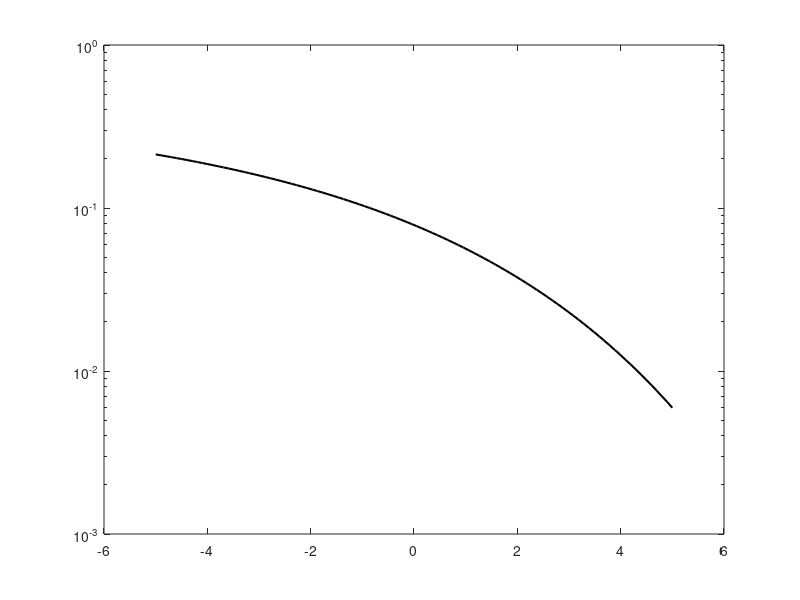

MATLAB code for this plot: (Note: this script raises an error after producing the figure.)
% fig gen
close all; clear all;

rates = ["13","12","23"];
num_bits = ["1","2","3"];

color = ["r", "b", "m"];
marker = ["+", "o", "*"];
ms=7; lw=1.5;

figure
% uncoded reference
snr = linspace(-5,5,100);
ber_theory = qfunc( sqrt( 2*10.^(snr/10) ) );
semilogy(snr,ber_theory,'k', 'MarkerSize', ms, 'LineWidth', lw);
leg = ['Uncoded BPSK'];
hold on
for ii=1:length(rates)
    r = rates(ii);
    k = r{1}(1); n = r{1}(2);
    rr = str2num(k)/str2num(n);
    
    for jj=1:length(num_bits)
        filename = 'vit_r'+rates(ii)+'_b'+num_bits(jj);
        M = load(filename,'-ascii');
        ber_vec = M(1,:);
        snr_vec = M(2,:);
        
        semilogy(snr_vec+rr,ber_vec,'-'+color(ii)+marker(jj),...
            'MarkerSize',ms,'LineWidth',lw);
        
        leg = [leg 'r='+string(k)+'/'+string(n)+', q='+num_bits(jj)];
        hold on
    end
    
    coded_limit = 10*log10((2^rr -1)/rr);
    plot([coded_limit coded_limit], [1e-6 1e-3], '--'+color(ii))
    leg = [leg 'Shan. Lim, r='+string(k)+'/'+string(n)];
    hold on
end

abs_limit = 10*log10( log(2) );
plot([abs_limit abs_limit], [1e-6 1e-3],'-k')
leg = [leg 'Abs. Shan. Lim'];

xlabel('Eb/N0 (dB)');
xlim([-5 5]);
ylabel('BER');
legend(leg);
grid on
